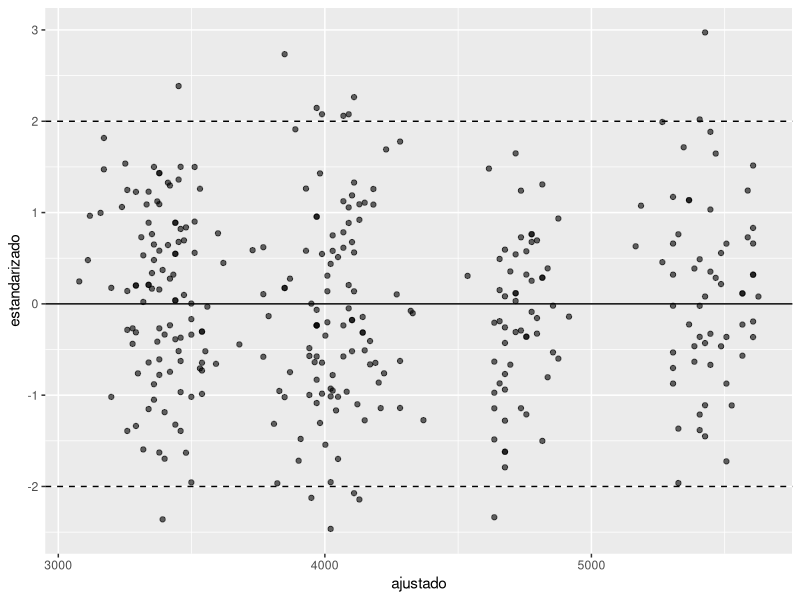
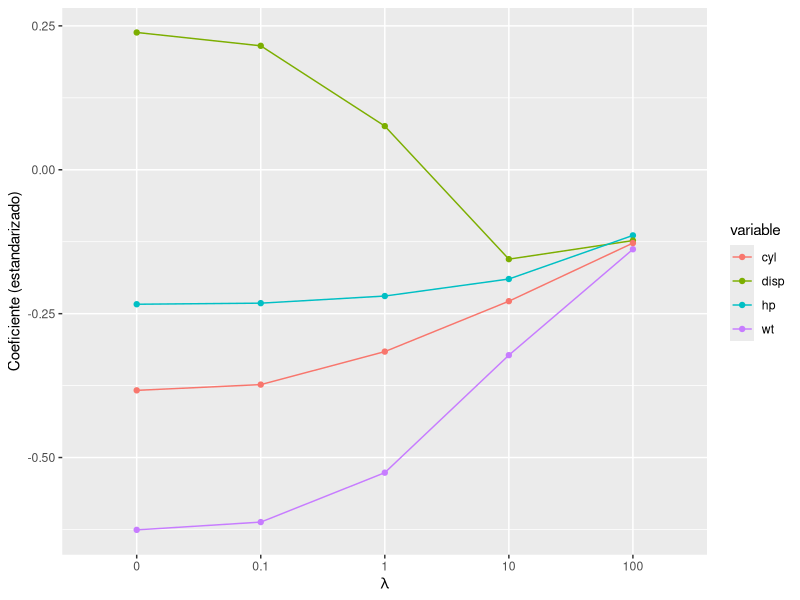

Here is the R script that generated these plots, in order:
## ---- chunk 1
library(tidyverse)
library(palmerpenguins)
set.seed(2026)
pingu <- penguins |> drop_na()
## ---- chunk 2
X <- cbind(1, pingu$flipper_length_mm)
y <- pingu$body_mass_g
beta <- solve(crossprod(X), crossprod(X, y))
drop(beta)
coef(lm(body_mass_g ~ flipper_length_mm, data = pingu))
## ---- chunk 3
m <- lm(body_mass_g ~ flipper_length_mm + species + sex, data = pingu)
summary(m)
confint(m)
## ---- chunk 4
nuevo <- tibble(flipper_length_mm = 215, species = "Gentoo", sex = "male")
predict(m, nuevo, interval = "confidence")
predict(m, nuevo, interval = "prediction")
## ---- chunk 5
#| label: fig-lab-diag
#| fig-cap: "Residuos estandarizados frente a valores ajustados."
tibble(ajustado = fitted(m), estandarizado = rstandard(m)) |>
  ggplot(aes(ajustado, estandarizado)) +
  geom_point(alpha = 0.6) +
  geom_hline(yintercept = c(-2, 0, 2), linetype = c("dashed", "solid", "dashed"))

sum(abs(rstandard(m)) > 2)                         # residuos grandes
head(sort(cooks.distance(m), decreasing = TRUE), 3)
## ---- chunk 6
cv_rmse <- function(formula, datos, k = 10) {
  respuesta <- all.vars(formula)[1]
  bloque <- sample(rep(1:k, length.out = nrow(datos)))
  mean(sapply(1:k, function(i) {
    ajuste <- lm(formula, data = datos[bloque != i, ])
    pred <- predict(ajuste, datos[bloque == i, ])
    sqrt(mean((datos[[respuesta]][bloque == i] - pred)^2))
  }))
}

c(m1 = cv_rmse(body_mass_g ~ flipper_length_mm, pingu),
  m2 = cv_rmse(body_mass_g ~ flipper_length_mm + species, pingu),
  m3 = cv_rmse(body_mass_g ~ flipper_length_mm + species + sex, pingu))
## ---- chunk 7
x <- c(1, 2, 3, 4, 5, 6); y <- c(2.0, 3.5, 3.1, 5.8, 5.2, 7.9); n <- length(x)
Sxx <- sum((x - mean(x))^2); Sxy <- sum((x - mean(x)) * (y - mean(y))); Syy <- sum((y - mean(y))^2)

b1 <- Sxy / Sxx; b0 <- mean(y) - b1 * mean(x)
e <- y - (b0 + b1 * x); SCR <- sum(e^2)
sigma2 <- SCR / (n - 2); se_b1 <- sqrt(sigma2 / Sxx)
t_obs <- b1 / se_b1
ic <- b1 + c(-1, 1) * qt(0.975, n - 2) * se_b1
R2 <- 1 - SCR / Syy
F_obs <- (Syy - SCR) / (SCR / (n - 2))

c(b0 = b0, b1 = b1, RSE = sqrt(sigma2), R2 = R2, t = t_obs, F = F_obs, t_cuadrado = t_obs^2)
ic
summary(lm(y ~ x))
## ---- chunk 8
x0 <- 7
fit <- b0 + b1 * x0
se_media <- sqrt(sigma2) * sqrt(1 / n + (x0 - mean(x))^2 / Sxx)
se_pred  <- sqrt(sigma2) * sqrt(1 + 1 / n + (x0 - mean(x))^2 / Sxx)
tq <- qt(0.975, n - 2)
rbind(confianza = fit + c(-1, 1) * tq * se_media,
      prediccion = fit + c(-1, 1) * tq * se_pred)

m <- lm(y ~ x)
predict(m, data.frame(x = x0), interval = "confidence")
predict(m, data.frame(x = x0), interval = "prediction")
## ---- chunk 9
mp <- lm(body_mass_g ~ species, data = penguins)
coef(mp)
tapply(penguins$body_mass_g, penguins$species, mean, na.rm = TRUE)
## ---- chunk 10
d <- mtcars |> mutate(am = factor(am, labels = c("automático", "manual")))
mint <- lm(mpg ~ wt * am, data = d)
round(coef(summary(mint)), 3)

# pendiente de wt en cada transmisión
c(automático = unname(coef(mint)["wt"]),
  manual = unname(coef(mint)["wt"] + coef(mint)["wt:ammanual"]))
## ---- chunk 11
# 1
X <- cbind(1, mtcars$wt, mtcars$hp); y <- mtcars$mpg
beta <- solve(crossprod(X), crossprod(X, y))
e <- y - X %*% beta
s2 <- sum(e^2) / (nrow(X) - ncol(X))
cbind(beta, se = sqrt(diag(s2 * solve(crossprod(X)))))
coef(summary(lm(mpg ~ wt + hp, data = mtcars)))[, 1:2]

# 2
coches <- mtcars |> mutate(am = factor(am, labels = c("automático", "manual")))
a <- lm(mpg ~ wt + qsec, data = coches)
b <- lm(mpg ~ wt + qsec + am, data = coches)
summary(b)
anova(a, b)

# 3
vif_manual <- function(modelo) {
  X <- model.matrix(modelo)[, -1, drop = FALSE]
  sapply(seq_len(ncol(X)), function(j) 1 / (1 - summary(lm(X[, j] ~ X[, -j]))$r.squared)) |>
    setNames(colnames(X))
}
vif_manual(lm(mpg ~ wt + hp + disp + drat + qsec, data = mtcars))

# 4
coef(lm(bill_depth_mm ~ bill_length_mm, data = pingu))
coef(lm(bill_depth_mm ~ bill_length_mm + species, data = pingu))

# 5
mods <- list(lm(mpg ~ wt, mtcars), lm(mpg ~ wt + hp, mtcars),
             lm(mpg ~ wt + hp + qsec, mtcars), lm(mpg ~ poly(wt, 2) + hp, mtcars))
tibble(modelo = 1:4, AIC = map_dbl(mods, AIC), BIC = map_dbl(mods, BIC))

# 6
idx <- sample(nrow(pingu), round(0.7 * nrow(pingu)))
train <- pingu[idx, ]; test <- pingu[-idx, ]
mod <- lm(body_mass_g ~ bill_length_mm + bill_depth_mm + flipper_length_mm + species, data = train)
rmse <- function(real, pred) sqrt(mean((real - pred)^2))
c(entrenamiento = rmse(train$body_mass_g, predict(mod, train)),
  prueba = rmse(test$body_mass_g, predict(mod, test)))

# 7
x <- 1:10; Sxx <- sum((x - mean(x))^2); sigma <- 2; n <- length(x)
est <- replicate(10000, {
  yy <- 1 + 0.5 * x + rnorm(n, 0, sigma)
  coef(lm(yy ~ x))
})
rbind(simulada = apply(est, 1, var),
      teorica = c(sigma^2 * (1 / n + mean(x)^2 / Sxx), sigma^2 / Sxx))

# 8
sesgo <- function(n) {
  est <- replicate(20000, {
    x <- rnorm(n); y <- 1 + 2 * x + rnorm(n, 0, 2)
    scr <- sum(resid(lm(y ~ x))^2); c(emv = scr / n, insesgado = scr / (n - 2))
  })
  c(rowMeans(est) - 4, factor = (n - 2) / n)
}
sapply(c(n4 = 4, n10 = 10, n50 = 50), sesgo)

# 9
mi1 <- lm(Sepal.Length ~ Species, data = iris)
mi2 <- lm(Sepal.Length ~ relevel(Species, "virginica"), data = iris)
mi3 <- lm(Sepal.Length ~ Species, data = iris, contrasts = list(Species = "contr.sum"))
coef(mi1); coef(mi2); coef(mi3)
c(all.equal(fitted(mi1), fitted(mi2)), all.equal(fitted(mi1), fitted(mi3)))

# 10
d <- mtcars |> mutate(am = factor(am))
mi <- lm(mpg ~ wt * am, data = d)
c(auto = unname(coef(mi)["wt"]), manual = unname(coef(mi)["wt"] + coef(mi)["wt:am1"]))
anova(lm(mpg ~ wt + am, data = d), mi)

# 11
mm <- lm(mpg ~ wt + hp + qsec, data = mtcars)
r2 <- summary(mm)$r.squared; k <- 3; n <- nobs(mm)
c(manual = (r2 / k) / ((1 - r2) / (n - k - 1)), lm = unname(summary(mm)$fstatistic[1]))

# 12
Xs <- scale(mtcars[, c("wt", "hp", "disp", "cyl")]); ys <- scale(mtcars$mpg)
ridge <- function(l) drop(solve(crossprod(Xs) + l * diag(ncol(Xs)), crossprod(Xs, ys)))
lambdas <- c(0, 0.1, 1, 10, 100)
trayectoria <- map_dfr(lambdas, function(l) tibble(lambda = l, variable = colnames(Xs), coef = ridge(l)))
ggplot(trayectoria, aes(factor(lambda), coef, color = variable, group = variable)) +
  geom_line() + geom_point() + labs(x = expression(lambda), y = "Coeficiente (estandarizado)")
